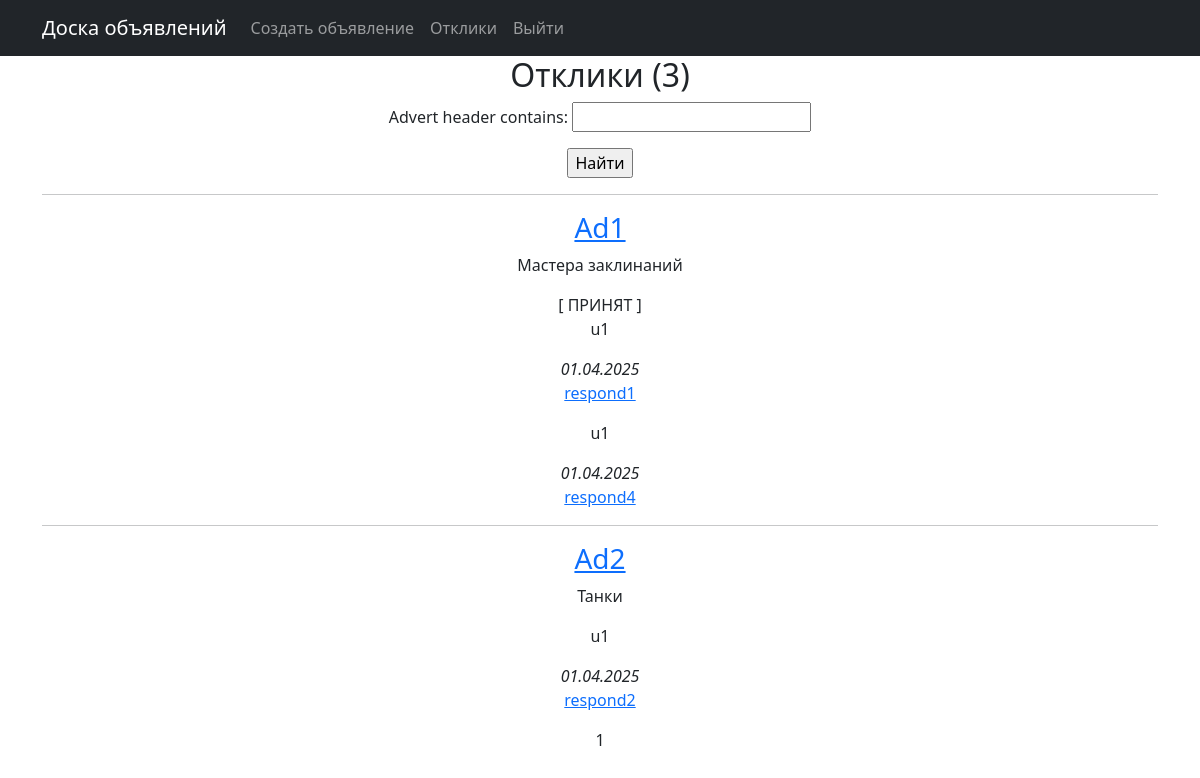
Page /responds/ (signed in) on the committed database.
### board/models.py (models this page shows, shortened)
class Advert(models.Model):
    tank,heal,dd,trade,guild,quest,smith,leather,potion,spell=(
        'TA','HE','DD','TR','GM','QG','SM','LW','PB','SM')
    CATEGORIES = [
        (tank, 'Танки'),
        (heal, 'Хилы'),
        (dd, 'ДД'),
        (trade, 'Торговцы'),
        (guild, 'Гилдмастеры'),
        (quest, 'Квестгиверы'),
        (smith, 'Кузнецы'),
        (leather, 'Кожевники'),
        (potion, 'Зельевары'),
        (spell, 'Мастера заклинаний'),
    ]
    author = models.ForeignKey(User, on_delete=models.CASCADE)
    category = models.CharField(max_length=2, choices=CATEGORIES)
    header = models.CharField(max_length=100)
    content = models.TextField()
    time = models.DateTimeField(auto_now_add=True)

class Respond(models.Model):
    advert = models.ForeignKey(Advert, on_delete=models.CASCADE)
    author = models.ForeignKey(User, on_delete=models.CASCADE)
    content = models.TextField()
    time = models.DateTimeField(auto_now_add=True)
    accepted = models.BooleanField(default=False)

### board/views.py (the view)
# urls.py: path('responds/', RespondList.as_view(), name='respond_list'),
class RespondList(LoginRequiredMixin, ListView):
    template_name = 'responds.html'
    model = Respond
    paginate_by = 10
    def get_queryset(self):
        queryset = super().get_queryset()
        self.filterset = RespondFilter(self.request.GET, queryset)
        return self.filterset.qs
    def get_context_data(self, **kwargs):
        context = super().get_context_data(**kwargs)
        context['filterset'] = self.filterset
        try:
            responds = self.filterset.qs.filter(advert__author=self.request.user).select_related('advert')
            adverts = set()
            for respond in responds:
                 adverts.add(respond.advert)
            context['adverts'] = adverts
            context['responds'] = responds
        except Respond.DoesNotExist:
            context['responds'] = None
        return context

### templates/responds.html (shortened to what this page needs)
{% extends 'index.html' %}
{% block content %}
  {% if responds %}
    <h2>Отклики ({{ responds|length }})</h2>
    <form action="" method="get">
      {{ filterset.form.as_p }}
      <input type="submit" value="Найти">
    </form>
    {% for advert in adverts %}
      <hr>
      <h3><a href="/adverts/{{ advert.id }}">{{ advert.header }}</a></h3>
      <p>{{ advert.get_category_display }}</p>
      {% for respond in advert.respond_set.all %}
        {% if respond.accepted %}<span>[ ПРИНЯТ ]</span>{% endif %}
        <p>{{ respond.author }}</p>
        <i>{{ respond.time|date:'d.m.Y' }}</i>
        <p><a href="/responds/{{ respond.id }}">{{ respond.content|truncatewords:20 }}</a></p>
      {% endfor %}
    {% endfor %}
    {{ page_obj.number }}
  {% else %}
    <h2>Откликов нет!</h2>
  {% endif %}
{% endblock content %}

### templates/index.html (shortened to what this page needs)
<!doctype html>
<html lang="en">
<head>
  {% load static %}
  <link href="{% static 'css/styles.css' %}" rel="stylesheet" />
</head>
<body>
  {% block header %}
  <nav class="navbar navbar-expand-lg navbar-dark bg-dark static-top">
    <div class="container">
      <a class="navbar-brand" href="/">Доска объявлений</a>
      <div class="collapse navbar-collapse" id="navbarResponsive">
        <ul class="navbar-nav ml-auto">
          {% if request.user.is_active %}
            <li class="nav-item">
              <a class="nav-link" href="/adverts/create/">Создать объявление</a>
            </li>
            <li class="nav-item">
              <a class="nav-link" href="/responds/">Отклики</a>
            </li>
            <li class="nav-item">
              <a class="nav-link" href="/accounts/logout/">Выйти</a>
            </li>
          {% else %}
            <li class="nav-item">
              <a class="nav-link" href="/accounts/login/">Войти</a>
            </li>
          {% endif %}
        </ul>
      </div>
    </div>
  </nav>
  {% endblock header %}
  <div class="container">
    <div class="row">
      <div class="col-lg-12 text-center">
      {% block body %}
      {% block content %}{% endblock content %}
      {% endblock body %}
      </div>
    </div>
  </div>
</body>
</html>

### rows in the picture
Advert: header "Ad1", category "Мастера заклинаний"
Respond: accepted "[ ПРИНЯТ ]", author "u1", time "01.04.2025", content "respond1"
Respond: author "u1", time "01.04.2025", content "respond4"
Advert: header "Ad2", category "Танки"
Respond: author "u1", time "01.04.2025", content "respond2"

### other values in the picture
{{ responds|length }} "3"
{{ page_obj.number }} "1"
